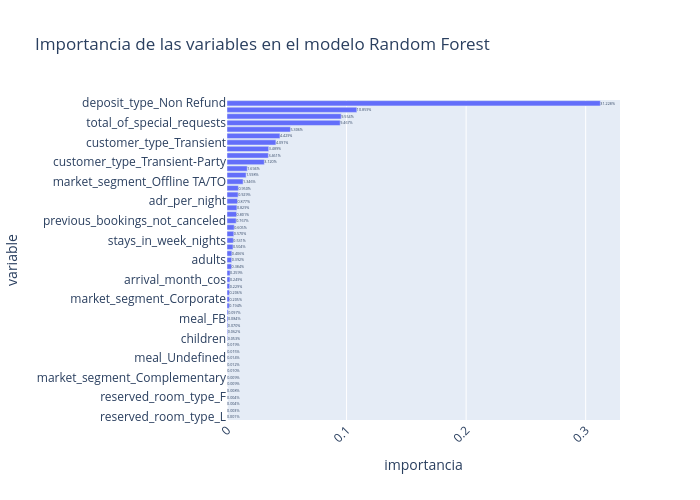

The notebook cell saved with this chart:
### Code cell
# Visualización de la importancia de las variables
fig = px.bar(
    df_importances_rf,
    x='importancia',
    y='variable',
    text='importancia',
    text_auto=".3%",
    title='Importancia de las variables en el modelo Random Forest',
    labels={'x': 'Importancia', 'y': 'Variable'},
    width=700, height=500
)
fig.update_layout(xaxis_tickangle=-45)
fig.show()

### Figure 1 — Plotly figure (JSON) as saved in the notebook; plotly's stock layout.template omitted (floating-point values rounded to 4 significant figures)
{"data": [{"hovertemplate": "importancia=%{text}<br>variable=%{y}<extra></extra>", "legendgroup": "", "marker": {"color": "#636efa", "pattern": {"shape": ""}}, "name": "", "orientation": "h", "showlegend": false, "text": [9.06e-06, 2.961e-05, 3.829e-05, 4.335e-05, 7.992e-05, 8.958e-05, 9.133e-05, 9.572e-05, 0.0001221, 0.0001395, 0.0001509, 0.0001874, 0.0005285, 0.0006163, 0.0007006, 0.0008385, 0.000971, 0.001936, 0.002046, 0.002055, 0.00229, 0.002487, 0.002589, 0.003837, 0.003924, 0.004061, 0.005038, 0.005308, 0.005698, 0.006047, 0.007674, 0.008007, 0.00829, 0.008765, 0.009289, 0.009501, 0.01346, 0.01598, 0.01694, 0.0312, 0.03461, 0.03489, 0.04091, 0.04429, 0.05306, 0.09467, 0.09554, 0.1086, 0.3123], "textposition": "auto", "texttemplate": "%{x:.3%}", "type": "bar", "x": [9.06e-06, 2.961e-05, 3.829e-05, 4.335e-05, 7.992e-05, 8.958e-05, 9.133e-05, 9.572e-05, 0.0001221, 0.0001395, 0.0001509, 0.0001874, 0.0005285, 0.0006163, 0.0007006, 0.0008385, 0.000971, 0.001936, 0.002046, 0.002055, 0.00229, 0.002487, 0.002589, 0.003837, 0.003924, 0.004061, 0.005038, 0.005308, 0.005698, 0.006047, 0.007674, 0.008007, 0.00829, 0.008765, 0.009289, 0.009501, 0.01346, 0.01598, 0.01694, 0.0312, 0.03461, 0.03489, 0.04091, 0.04429, 0.05306, 0.09467, 0.09554, 0.1086, 0.3123], "xaxis": "x", "y": ["reserved_room_type_L", "reserved_room_type_H", "babies", "reserved_room_type_F", "deposit_type_Refundable", "reserved_room_type_C", "market_segment_Complementary", "customer_type_Group", "reserved_room_type_G", "meal_Undefined", "reserved_room_type_B", "reserved_room_type_E", "children", "meal_SC", "reserved_room_type_D", "meal_FB", "meal_HB", "stays_in_weekend_nights", "market_segment_Corporate", "arrival_date_day_of_month", "arrival_month_sin", "arrival_month_cos", "is_repeated_guest", "arrival_date_week_number", "adults", "total_guests", "has_company", "stays_in_week_nights", "has_agent", "days_in_waiting_list", "previous_bookings_not_canceled", "arrival_date_year", "is_resort_hotel", "adr_per_night", "adr_per_person", "total_nights", "market_segment_Offline TA/TO", "adr", "market_segment_Direct", "customer_type_Transient-Party", "booking_changes", "market_segment_Online TA", "customer_type_Transient", "required_car_parking_spaces", "market_segment_Groups", "total_of_special_requests", "previous_cancellations", "lead_time", "deposit_type_Non Refund"], "yaxis": "y"}], "layout": {"barmode": "relative", "height": 500, "legend": {"tracegroupgap": 0}, "title": {"text": "Importancia de las variables en el modelo Random Forest"}, "width": 700, "xaxis": {"anchor": "y", "domain": [0, 1], "tickangle": -45, "title": {"text": "importancia"}}, "yaxis": {"anchor": "x", "domain": [0, 1], "title": {"text": "variable"}}}}
